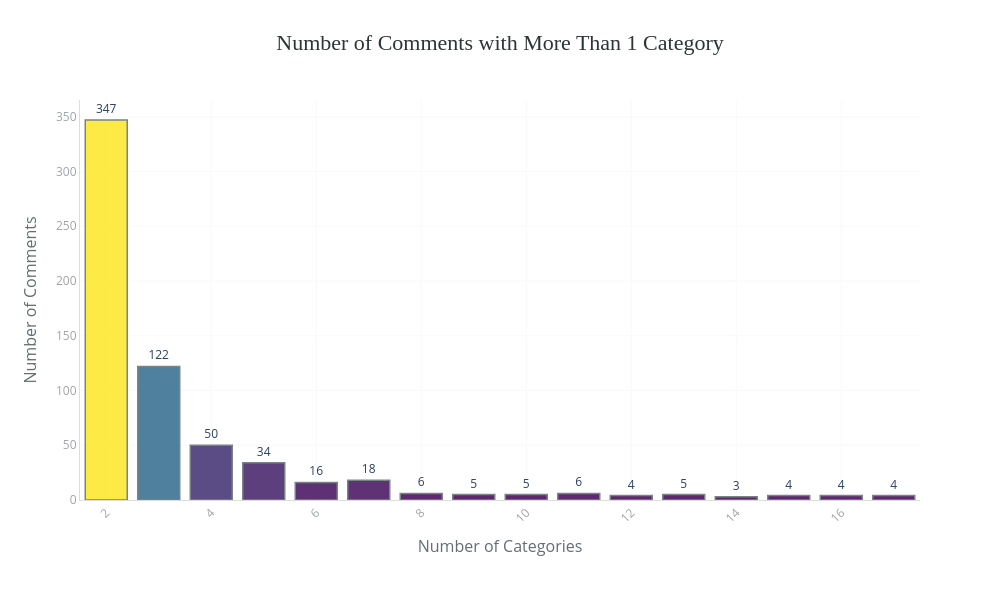

The notebook cell this image was saved under:
### Code cell
bar_chart(
    data=df_plot_filtered,
    x="num_categories",
    y="num_comments",
    title="Number of Comments with More Than 1 Category",
    labels={
        "num_categories": "Number of Categories",
        "num_comments": "Number of Comments"
    },
    top_n=len(df_plot_filtered)  # ensure all appear
)

### Figure 1 — Plotly figure (JSON) as saved in the notebook; plotly's stock layout.template omitted (floating-point values rounded to 4 significant figures)
{"data": [{"hovertemplate": "Number of Categories=%{x}<br>Number of Comments=%{marker.color}<br>text=%{text}<extra></extra>", "legendgroup": "", "marker": {"color": [347, 122, 50, 34, 18, 16, 6, 6, 5, 5, 5, 4, 4, 4, 4, 3], "coloraxis": "coloraxis", "line": {"color": "#636E72", "width": 1.5}, "opacity": 0.85, "pattern": {"shape": ""}}, "name": "", "orientation": "v", "showlegend": false, "text": ["347", "122", "50", "34", "18", "16", "6", "6", "5", "5", "5", "4", "4", "4", "4", "3"], "textposition": "outside", "texttemplate": "%{text}", "type": "bar", "x": [2, 3, 4, 5, 7, 6, 8, 11, 9, 10, 13, 12, 15, 16, 17, 14], "xaxis": "x", "y": [347, 122, 50, 34, 18, 16, 6, 6, 5, 5, 5, 4, 4, 4, 4, 3], "yaxis": "y"}], "layout": {"barmode": "relative", "coloraxis": {"colorbar": {"title": {"text": "Number of Comments"}}, "colorscale": [[0, "#440154"], [0.25, "#3b528b"], [0.5, "#21908d"], [0.75, "#5dc962"], [1, "#fde725"]], "showscale": false}, "height": 600, "legend": {"tracegroupgap": 0}, "margin": {"b": 100, "l": 80, "r": 80, "t": 100}, "paper_bgcolor": "white", "plot_bgcolor": "white", "showlegend": false, "title": {"font": {"color": "#2D3436", "family": "Arial Black", "size": 22}, "text": "Number of Comments with More Than 1 Category", "x": 0.5, "xanchor": "center"}, "width": 1000, "xaxis": {"anchor": "y", "domain": [0, 1], "gridcolor": "#F8F9FA", "linecolor": "#DDD", "showgrid": true, "tickangle": -45, "tickfont": {"color": "#A0A4A8", "size": 12}, "title": {"font": {"color": "#636E72", "size": 16}, "text": "Number of Categories"}}, "yaxis": {"anchor": "x", "domain": [0, 1], "gridcolor": "#F8F9FA", "linecolor": "#DDD", "showgrid": true, "tickfont": {"color": "#A0A4A8", "size": 12}, "title": {"font": {"color": "#636E72", "size": 16}, "text": "Number of Comments"}}}}
